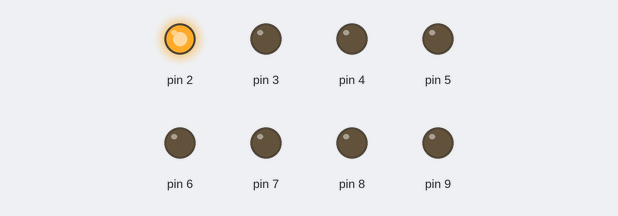
This sketch was run on a simulated Arduino Uno, built with avr-gcc and run on an emulated ATmega328P. Parts: output pins drawn as LEDs (lit = HIGH).

Above: at 0.5 s.
At 2.5 s:
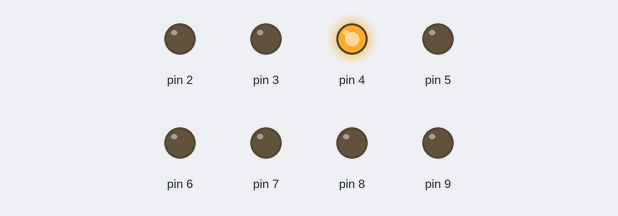
At 3.5 s:
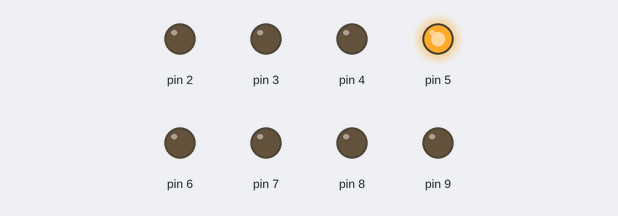
At 4.5 s:
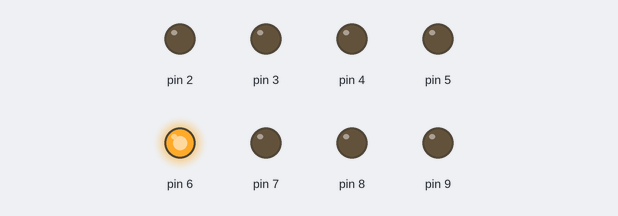
At 6.5 s:
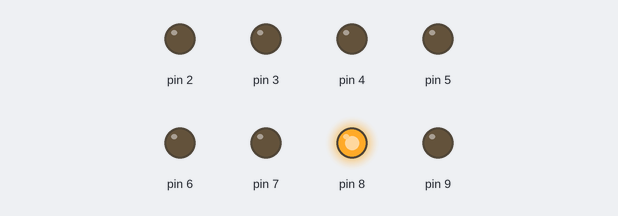
At 9.5 s:
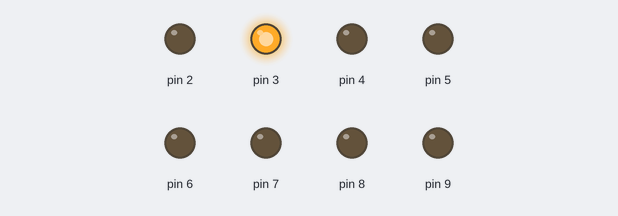
Timing chart, 0 to 10.4 s (numbered marks = the images above):
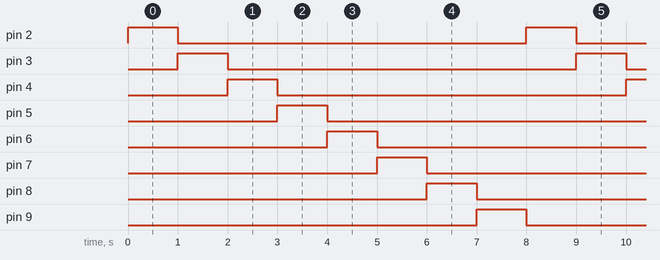

The sketch:

homework3.ino
```cpp
void setup() {
  int i;
  for(i=2;i<=9;i++)
    pinMode(i, OUTPUT);

}

void loop() {
  int i;
  for(i=2;i<=9;i++){
    digitalWrite(i, HIGH);
    delay(1000);
    digitalWrite(i, LOW);
  }
}
```

Measured:
- by itself, pin 2–9: alternates HIGH for 1.0 s and LOW for 7.0 s
- by itself, everything shown: repeats every 8.0 s, in 9 steps
